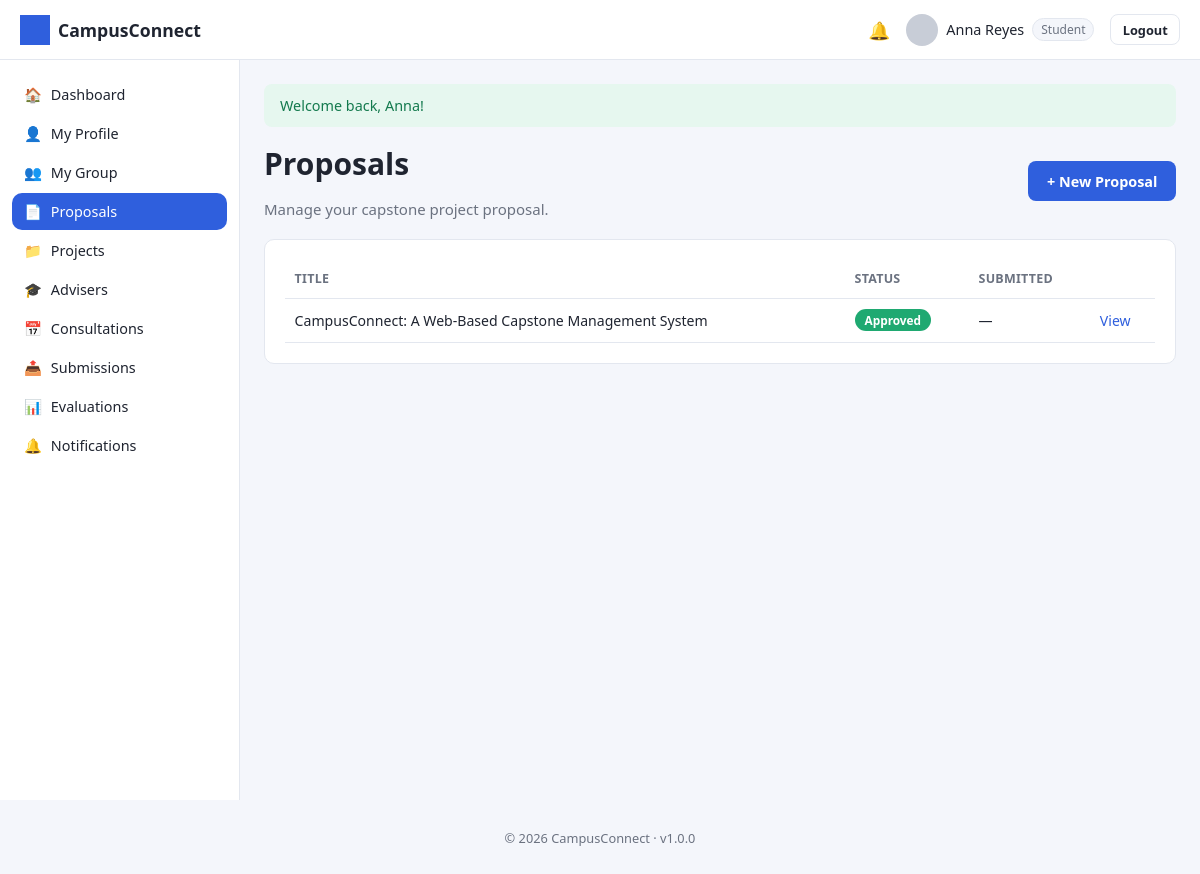
Screenshot of /student/proposals/index.php (signed in) with the database file from the repository.
### tables this page shows
CREATE TABLE users (
    user_id INT AUTO_INCREMENT PRIMARY KEY,
    role_id INT NOT NULL,
    id_number VARCHAR(50) UNIQUE,
    first_name VARCHAR(100) NOT NULL,
    last_name VARCHAR(100) NOT NULL,
    email VARCHAR(150) NOT NULL UNIQUE,
    password_hash VARCHAR(255) NOT NULL,
    program VARCHAR(150) DEFAULT NULL,
    department VARCHAR(150) DEFAULT NULL,
    profile_photo VARCHAR(255) DEFAULT 'default-profile.png',
    contact_number VARCHAR(30) DEFAULT NULL,
    status ENUM('active','inactive','suspended') DEFAULT 'active',
    remember_token VARCHAR(255) DEFAULT NULL,
    reset_token VARCHAR(255) DEFAULT NULL,
    reset_token_expires DATETIME DEFAULT NULL,
    created_at TIMESTAMP DEFAULT CURRENT_TIMESTAMP,
    updated_at TIMESTAMP DEFAULT CURRENT_TIMESTAMP ON UPDATE CURRENT_TIMESTAMP,
    FOREIGN KEY (role_id) REFERENCES roles(role_id)
);

CREATE TABLE proposals (
    proposal_id INT AUTO_INCREMENT PRIMARY KEY,
    group_id INT NOT NULL,
    title VARCHAR(255) NOT NULL,
    abstract TEXT,
    file_path VARCHAR(255) DEFAULT NULL,
    status ENUM('draft','submitted','under_review','approved','revision','rejected') DEFAULT 'draft',
    submitted_at DATETIME DEFAULT NULL,
    reviewed_by INT DEFAULT NULL,
    review_comments TEXT,
    created_at TIMESTAMP DEFAULT CURRENT_TIMESTAMP,
    updated_at TIMESTAMP DEFAULT CURRENT_TIMESTAMP ON UPDATE CURRENT_TIMESTAMP,
    FOREIGN KEY (group_id) REFERENCES `groups`(group_id) ON DELETE CASCADE,
    FOREIGN KEY (reviewed_by) REFERENCES users(user_id)
);

### config/database.php (called while the page is built, shortened)
<?php
function getDB(): PDO
{
    static $pdo = null;
    if ($pdo === null) {
        $dsn = 'mysql:host=' . DB_HOST . ';dbname=' . DB_NAME . ';charset=' . DB_CHARSET;
        $options = [
            PDO::ATTR_ERRMODE            => PDO::ERRMODE_EXCEPTION,
            PDO::ATTR_DEFAULT_FETCH_MODE => PDO::FETCH_ASSOC,
            PDO::ATTR_EMULATE_PREPARES   => false,
        ];
        try {
            $pdo = new PDO($dsn, DB_USER, DB_PASS, $options);
        } catch (PDOException $e) {
            error_log('Database connection failed: ' . $e->getMessage());
            die('Database connection failed. Please try again later or contact the administrator.');
        }
    }
    return $pdo;
}

### student/proposals/index.php (the view, shortened to what this page needs)
<?php
require_once __DIR__ . '/../../config/database.php';
require_once __DIR__ . '/../../includes/functions.php';
$groupId = currentStudentGroupId();
$proposals = [];
if ($groupId) {
    $stmt = getDB()->prepare('SELECT * FROM proposals WHERE group_id = ? ORDER BY created_at DESC');
    $stmt->execute([$groupId]);
    $proposals = $stmt->fetchAll();
}
include __DIR__ . '/../../includes/header.php';
?>
<div class="page-header">
    <div><h1>Proposals</h1><p>Manage your capstone project proposal.</p></div>
    <?php if ($groupId): ?>
    <a href="<?= BASE_URL ?>/student/proposals/create.php" class="btn btn-primary">+ New Proposal</a>
    <?php endif; ?>
</div>
<?php if (!$groupId): ?>
<div class="card empty-state"><p>Join or create a group first before submitting a proposal.</p></div>
<?php elseif (!$proposals): ?>
<div class="card empty-state"><p>No proposals yet.</p></div>
<?php else: ?>
<div class="card">
    <table>
        <thead><tr><th>Title</th><th>Status</th><th>Submitted</th><th></th></tr></thead>
        <tbody>
        <?php foreach ($proposals as $p): ?>
            <tr>
                <td><?= e($p['title']) ?></td>
                <td><?= statusBadge($p['status']) ?></td>
                <td><?= e(formatDate($p['submitted_at'], 'M d, Y')) ?></td>
                <td><a href="<?= BASE_URL ?>/student/proposals/view.php?id=<?= (int)$p['proposal_id'] ?>">View</a></td>
            </tr>
        <?php endforeach; ?>
        </tbody>
    </table>
</div>
<?php endif; ?>
<?php include __DIR__ . '/../../includes/footer.php'; ?>

### includes/navbar.php (shortened to what this page needs)
<?php
$navUser = currentUser();
$unread  = $navUser ? unreadNotificationCount((int) $navUser['user_id']) : 0;
$roleName = currentRoleName();
?>
<header class="navbar">
    <div class="navbar-brand">
        <img src="<?= BASE_URL ?>/assets/images/logo.png" alt="<?= e(APP_NAME) ?>" class="navbar-logo">
        <span><?= e(APP_NAME) ?></span>
    </div>
    <div class="navbar-right">
        <a class="navbar-icon" href="<?= BASE_URL ?>/<?= e($roleName) ?>/notifications<?= $roleName === 'student' ? '/index.php' : '.php' ?>" title="Notifications">
            🔔<?php if ($unread > 0): ?><span class="badge-dot"><?= $unread ?></span><?php endif; ?>
        </a>
        <div class="navbar-user">
            <img src="<?= BASE_URL ?>/assets/images/<?= e($navUser['profile_photo'] ?? 'default-profile.png') ?>" class="navbar-avatar" alt="Profile">
            <span><?= e(($navUser['first_name'] ?? '') . ' ' . ($navUser['last_name'] ?? '')) ?></span>
            <span class="role-tag"><?= e(ucfirst($roleName ?? '')) ?></span>
        </div>
        <a class="btn btn-sm btn-outline" href="<?= BASE_URL ?>/logout.php">Logout</a>
    </div>
</header>

### includes/functions.php (shortened to what this page needs)
<?php
function e(?string $value): string
{
    return htmlspecialchars($value ?? '', ENT_QUOTES, 'UTF-8');
}
function isLoggedIn(): bool
{
    return !empty($_SESSION['user_id']);
}
function currentRoleId(): ?int
{
    return $_SESSION['role_id'] ?? null;
}
function currentRoleName(): ?string
{
    $roleId = currentRoleId();
    return $roleId ? (ROLE_NAMES[$roleId] ?? null) : null;
}
function currentUser(): ?array
{
    static $user = null;
    if ($user !== null) {
        return $user;
    }
    $stmt = getDB()->prepare('SELECT * FROM users WHERE user_id = ? LIMIT 1');
    $stmt->execute([$_SESSION['user_id']]);
    $user = $stmt->fetch() ?: null;
    return $user;
}
function formatDate(?string $datetime, string $format = 'M d, Y g:i A'): string
{
    if (!$datetime) {
        return '—';
    }
    return date($format, strtotime($datetime));
}
function statusBadge(string $status): string
{
    $map = [
        'pending'      => 'secondary',
        'approved'     => 'success',
        'rejected'     => 'danger',
        'draft'        => 'secondary',
        'submitted'    => 'info',
        'under_review' => 'warning',
        'revision'     => 'warning',
        'in_progress'  => 'primary',
        'completed'    => 'success',
        'active'       => 'success',
        'inactive'     => 'secondary',
        'cancelled'    => 'danger',
        'overdue'      => 'danger',
    ];
    $class = $map[$status] ?? 'secondary';
    $label = ucwords(str_replace('_', ' ', $status));
    return '<span class="badge badge-' . $class . '">' . e($label) . '</span>';
}
function currentStudentGroupId(): ?int
{
    $user = currentUser();
    $stmt = getDB()->prepare('SELECT group_id FROM group_members WHERE user_id = ? LIMIT 1');
    $stmt->execute([$user['user_id']]);
    $row = $stmt->fetch();
    return $row ? (int) $row['group_id'] : null;
}

### assets/css/style.css (style rules this page uses)
:root { --primary: #2f5fdd; --primary-dark: #23439e; --success: #1fa971; --danger: #e0413a; --warning: #e0a13a; --info: #3aa9e0; --secondary: #6b7280; --bg: #f4f6fb; --card-bg: #ffffff; --border: #e3e7ef; --text: #1f2430; --text-muted: #6b7280; --sidebar-width: 240px; --navbar-height: 60px; --radius: 10px; }
* { box-sizing: border-box; }
body { margin: 0; font-family: 'Segoe UI', Roboto, Helvetica, Arial, sans-serif; background: var(--bg); color: var(--text); font-size: 15px; }
a { color: var(--primary); text-decoration: none; }
h1, h2, h3, h4 { margin: 0 0 .5em; font-weight: 600; }
.app-shell { padding-top: var(--navbar-height); }
.navbar { position: fixed; top: 0; left: 0; right: 0; height: var(--navbar-height); background: var(--card-bg); border-bottom: 1px solid var(--border); display: flex; align-items: center; justify-content: space-between; padding: 0 1.25rem; z-index: 100; }
.navbar-brand { display: flex; align-items: center; gap: .5rem; font-weight: 700; font-size: 1.1rem; }
.navbar-logo { height: 30px; width: 30px; object-fit: contain; }
.navbar-right { display: flex; align-items: center; gap: 1rem; }
.navbar-icon { position: relative; font-size: 1.1rem; }
.navbar-user { display: flex; align-items: center; gap: .5rem; font-size: .9rem; }
.navbar-avatar { width: 32px; height: 32px; border-radius: 50%; object-fit: cover; }
.role-tag { background: var(--bg); border: 1px solid var(--border); border-radius: 20px; padding: 2px 8px; font-size: .75rem; color: var(--text-muted); }
.btn { display: inline-block; padding: .6rem 1.1rem; border-radius: 8px; border: 1px solid transparent; font-size: .9rem; font-weight: 600; cursor: pointer; text-align: center; }
.btn-sm { padding: .35rem .7rem; font-size: .8rem; }
.btn-primary { background: var(--primary); color: #fff; }
.btn-outline { background: transparent; border-color: var(--border); color: var(--text); }
.card { background: var(--card-bg); border: 1px solid var(--border); border-radius: var(--radius); padding: 1.25rem; margin-bottom: 1.25rem; }
table { width: 100%; border-collapse: collapse; font-size: .88rem; }
th, td { text-align: left; padding: .65rem .6rem; border-bottom: 1px solid var(--border); }
th { color: var(--text-muted); font-weight: 600; font-size: .78rem; text-transform: uppercase; letter-spacing: .02em; }
.badge { display: inline-block; padding: 3px 10px; border-radius: 20px; font-size: .74rem; font-weight: 600; color: #fff; }
.badge-success { background: var(--success); }
.page-header { display: flex; align-items: center; justify-content: space-between; margin-bottom: 1.25rem; flex-wrap: wrap; gap: .75rem; }
.page-header p { color: var(--text-muted); margin: .2rem 0 0; }

### rows the page displays
users: profile_photo (placeholder picture), first_name+last_name "Anna Reyes"
proposals: title "CampusConnect: A Web-Based Capstone Management System", status "Approved", submitted_at "—"

### other values shown
APP_NAME "CampusConnect"
$roleName "Student"
$icon "🏠"
$label "Dashboard"
$icon "👤"
$label "My Profile"
$icon "👥"
$label "My Group"
$icon "📄"
$label "Proposals"
$icon "📁"
$label "Projects"
$icon "🎓"
$label "Advisers"
$icon "📅"
